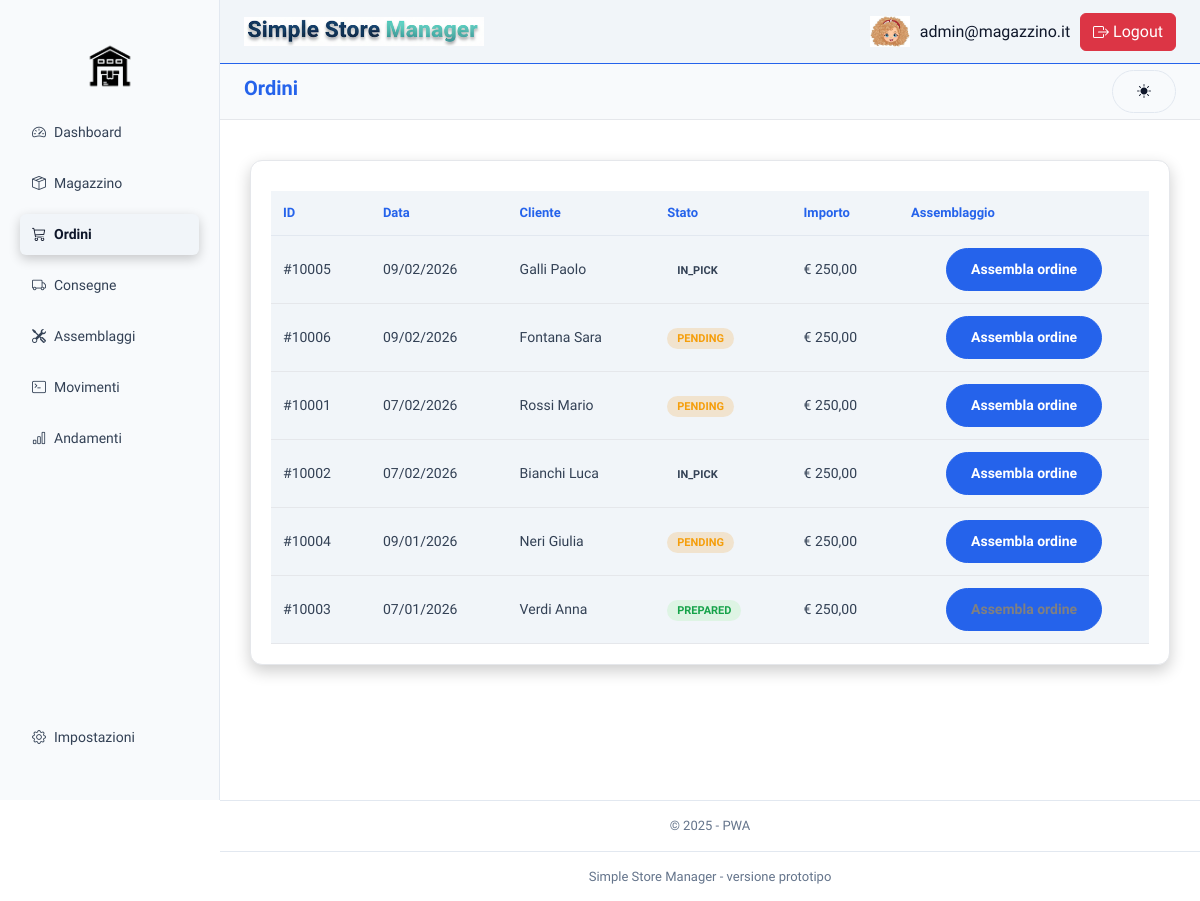
/index.php?page=ordini (signed in), run on an earlier commit of the app's database.
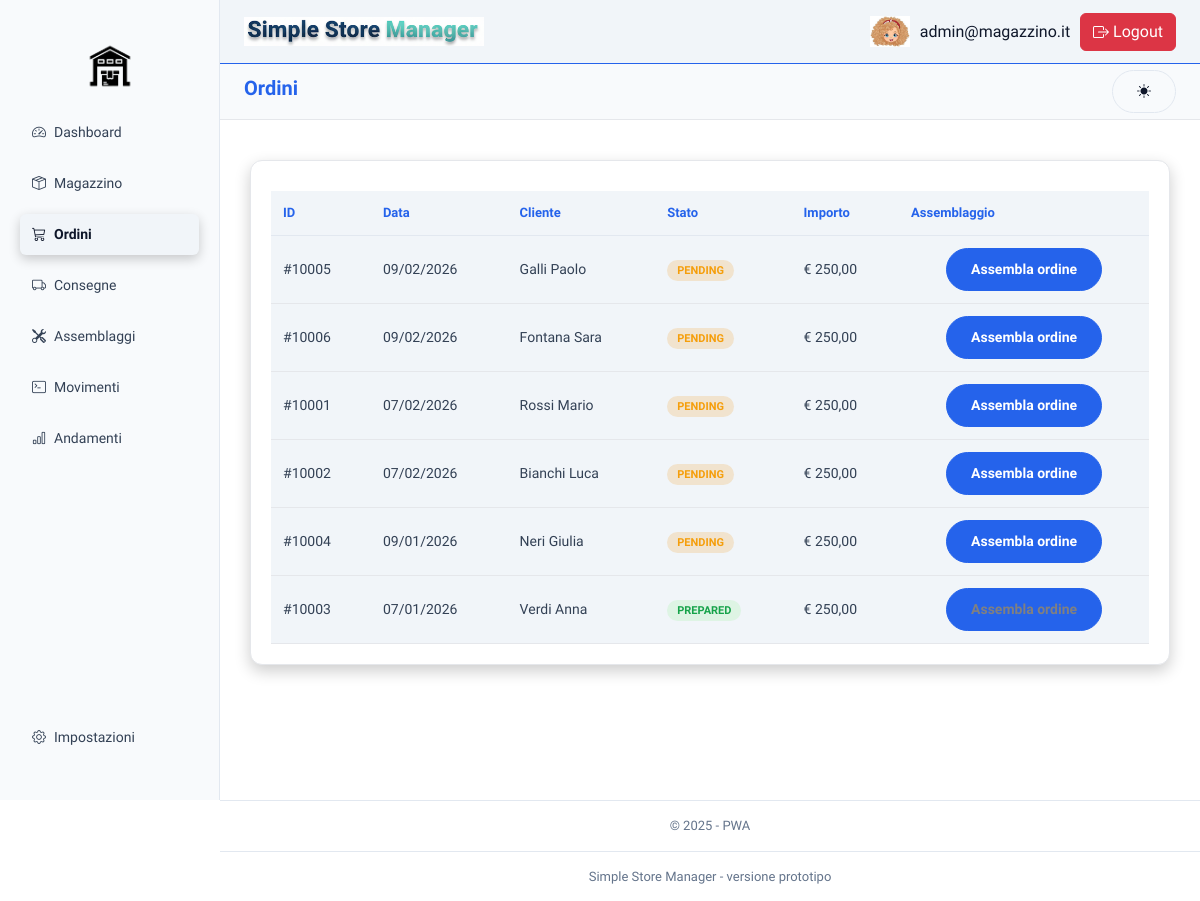
And on a later commit of the database.
### tables this page shows
CREATE TABLE `ordini` (
  `id` int(5) NOT NULL,
  `id_shopify` int(5) NOT NULL,
  `data_creazione` datetime NOT NULL DEFAULT current_timestamp(),
  `stato` enum('PENDING','OUT_OF_STOCK','PREPARED') NOT NULL DEFAULT 'PENDING',
  `id_cliente` int(5) NOT NULL
);

CREATE TABLE `cliente` (
  `codice` int(5) NOT NULL,
  `nome` varchar(20) NOT NULL,
  `cognome` varchar(20) NOT NULL,
  `email` varchar(40) NOT NULL,
  `numero` varchar(15) DEFAULT NULL
);

### backend/query/ordini.php (called while the page is built, shortened)
<?php
function getAllOrdini(){
    $pdo=connect();
    $sql = "SELECT o.id,o.id_shopify, DATE_FORMAT(o.data_creazione, '%d/%m/%Y') AS data_creazione,o.stato, c.nome, c.cognome
    FROM ordini o
    JOIN cliente c ON o.id_cliente = c.codice
    ORDER BY o.data_creazione DESC;";
    $stmt = $pdo->query($sql);
    return $stmt->fetchAll(PDO::FETCH_ASSOC);
}
?>

### frontend/ordini/ordini.php (the view, shortened to what this page needs)
<?php
require_once 'backend/query/ordini.php';
foreach (getAllOrdini() as $ordine) {
    if(checkDisponibilitaComponenti($ordine['id']) && $ordine['stato'] != 'PREPARED'){
      setStatoOrdine($ordine['id'], 'PENDING');
    }elseif($ordine['stato'] != 'PREPARED'){
      setStatoOrdine($ordine['id'], 'OUT_OF_STOCK');
    }
}
$ordini = getAllOrdini();
?>
<!DOCTYPE html>
<html lang="it">
<body>
  <div class="main">
    <div class="card full">
      <table class="orders-table">
        <thead>
          <tr>
            <th>ID</th>
            <th>Data</th>
            <th>Cliente</th>
            <th>Stato</th>
            <th>Importo</th>
            <th>Assemblaggio</th>
          </tr>
        </thead>
        <tbody>
          <?php foreach ($ordini as $ordine): ?>
            <tr class="assembly_component">
              <td>#<?= $ordine['id_shopify']; ?></td>
              <td><?= $ordine['data_creazione']; ?></td>
              <td><?= $ordine['cognome']; ?> <?= $ordine['nome']; ?></td>
              <td><span class="status <?= strtolower($ordine['stato']); ?>"><?= $ordine['stato']; ?></span></td>
              <td>€ 250,00</td>
              <td class="order-action text-center">
                <button class="btn-primary">
                  <a <?= $ordine['stato'] != 'PREPARED' ? 'href="index.php?page=assemblaggiOrdine&id_ordine=' . $ordine['id'] . '" style="color: white; text-decoration: none;"' : 'style="color: gray; text-decoration: none; cursor: default;" disabled' ?>>Assembla ordine</a>
                </button>
              </td>
            </tr>
          <?php endforeach; ?>
        </tbody>
      </table>
    </div>
  </div>
  <div class="footer">© 2025 - PWA</div>
</body>
</html>

### index.php (shortened to what this page needs)
<?php
$page = $_GET['page'] ?? 'dashboard';
$page_file = __DIR__ . "/frontend/" . $page . '/' . $page . '.php';
?>
<!DOCTYPE html>
<html lang="it">
    <?php
    include './frontend/head.php';
    if (file_exists($page_file) && $page!=='login') {
        echo "<body>";
        include './frontend/sidebar/sidebar.php';
        include './frontend/topbar/topbar.php';
        include($page_file);
        include './frontend/footer/footer.php';
        echo "</body>";
    } elseif ($page === 'login') {
        include($page_file);
    }else{
        include __DIR__. "/frontend/errori/404.php";
    }
    ?>
</html>

### frontend/head.php (shortened to what this page needs)
<head>
    <link href="https://cdn.jsdelivr.net/npm/bootstrap@5.3.2/dist/css/bootstrap.min.css" rel="stylesheet">
    <link rel="stylesheet" href="https://cdn.jsdelivr.net/npm/bootstrap-icons@1.11.3/font/bootstrap-icons.css">
    <link rel="stylesheet" href="frontend/stile/layout.css?V=1">
</head>

### frontend/sidebar/sidebar.php
<?php
$menu = [
    'Dashboard'   => 'speedometer2',
    'Magazzino'   => 'box-seam',
    'Ordini'      => 'cart3',
    'Consegne'    => 'truck',
    'Assemblaggi' => 'tools',
    'Movimenti'   => 'terminal',
    'Andamenti'   => 'bar-chart'
];
$bottomMenu = [
    'Impostazioni'=> 'gear'
];
?>
<aside class="sidebar d-flex flex-column justify-content-between">
    <div>
        <img src="frontend/img/logo-removebg-preview.png" id="sidebar-logo">
        <ul class="nav nav-pills flex-column gap-1">
            <?php foreach ($menu as $pagina => $icona): ?>
                <?php $pageSlug = lcfirst($pagina); ?>
                <li class="nav-item">
                    <a href="?page=<?= $pageSlug ?>"
                       class="nav-link d-flex align-items-center gap-2 <?= ($page === $pageSlug) ? 'active' : '' ?>">
                        <i class="bi bi-<?= $icona ?>"></i>
                        <?= $pagina ?>
                    </a>
                </li>
            <?php endforeach; ?>
        </ul>
    </div>
        <ul class="nav nav-pills flex-column gap-1 mb-3">
            <?php foreach ($bottomMenu as $pagina => $icona): ?>
                <?php $pageSlug = lcfirst($pagina); ?>
                <li class="nav-item">
                    <a href="?page=<?= $pageSlug ?>"
                    class="nav-link d-flex align-items-center gap-2 <?= ($page === $pageSlug) ? 'active' : '' ?>">
                        <i class="bi bi-<?= $icona ?>"></i>
                        <?= $pagina ?>
                    </a>
                </li>
            <?php endforeach; ?>
        </ul>
</aside>

### frontend/topbar/topbar.php (shortened to what this page needs)
<header class="header-wrapper">
    <div class="topbar">
        <div class="topbar-left">
            <img src="frontend/img/scritta.png" class="topbar-logo">
        </div>
        <div class="topbar-right">
            <div class="user-menu">
                <img src="frontend/img/avatar.jpeg " class="avatar-logo">
                <span class="username"><?= $_SESSION['user'] ?? 'Utente' ?></span>
                <a href="backend/controller/logout.php">
                    <button type="button" class="btn btn-danger">
                        Logout
                    </button>
                </a>
            </div>
        </div>
    </div>
    <div class="page-heading-wrapper">
        <h1 class="page-title"><?= ucfirst($page) ?></h1>
        <button onclick="toggleTheme()" class="btn btn-secondary" id="theme-toggle">
            <i id="theme-icon" class="bi bi-sun-fill"></i>
        </button>
    </div>
</header>

### frontend/footer/footer.php
<footer class="footer">
    Simple Store Manager - versione prototipo
</footer>

### frontend/stile/layout.css (style rules this page uses)
* { box-sizing: border-box; margin: 0; padding: 0; }
body { font-family: "Sora", sans-serif; background-color: var(--background-color); color: var(--text-light); line-height: 1.5; -webkit-font-smoothing: antialiased; }
.sidebar { position: fixed; top: 0; left: 0; width: 220px; height: 100vh; background-color: var(--background-alt); border-right: 1px solid var(--border-color); color: var(--text-light); padding: 20px; display: flex; flex-direction: column; justify-content: space-between; z-index: 101; }
.sidebar .nav { list-style: none; }
.sidebar .nav-link { display: block; padding: 10px 12px; margin-bottom: 6px; color: var(--text-grey); text-decoration: none; border-radius: 6px; font-size: 14px; transition: all 0.3s ease; }
.sidebar .nav-link:hover, .sidebar .nav-link.active { background-color: var(--primary-color); color: var(--text-light); font-weight: 600; box-shadow: 0 4px 12px rgba(0,0,0,0.2); }
#sidebar-logo { width: 60px; height: auto; margin: 1rem auto; display: block; }
.topbar { position: fixed; top: 0; left: 220px; right: 0; height: 64px; display: flex; align-items: center; justify-content: space-between; padding: 0 24px; background: var(--primary-color); border-bottom: 1px solid var(--highlight-color); z-index: 100; color: var(--text-light); }
.topbar-logo { width: 240px; height: auto; }
.topbar-right { display: flex; align-items: center; gap: 20px; }
.user-menu { display: flex; align-items: center; gap: 10px; }
.avatar-logo { width: 40px; height: auto; }
.page-heading-wrapper { position: fixed; top: 64px; left: 220px; right: 0; height: 56px; display: flex; align-items: center; justify-content: space-between; gap: 15px; padding: 0 24px; background: var(--background-alt); border-bottom: 1px solid var(--background-hover); z-index: 99; }
.page-title { font-size: 20px; font-weight: 600; color: var(--highlight-color); }
.main { margin-left: 220px; padding: 140px 30px 30px; min-height: 100vh; }
.card { background: var(--background-section); padding: 20px; border-radius: 12px; border: 1px solid var(--background-hover); box-shadow: 0 6px 16px rgba(0, 0, 0, 0.2); display: flex; flex-direction: column; color: var(--text-light); }
.card.full { width: 100%; margin: 20px 0; }
.orders-table, .assembly-table { width: 100%; border-collapse: collapse; margin-top: 10px; }
.orders-table th, .assembly-table th { text-align: left; font-size: 13px; color: var(--highlight-color); padding: 12px; background-color: var(--background-thead); font-weight: 600; border-bottom: 1px solid var(--border-color); }
.orders-table td, .assembly-table td { padding: 12px; border-bottom: 1px solid var(--background-hover); font-size: 14px; color: var(--text-grey); }
.status { padding: 4px 10px; border-radius: 20px; font-size: 11px; font-weight: bold; text-transform: uppercase; }
.status.pending { background: rgba(241, 155, 35, 0.2); color: var(--secondary-color); }
.status.prepared { background: rgba(144, 238, 144, 0.2); color: var(--success-color); }
.btn-primary { display: inline-flex; align-items: center; justify-content: center; padding: 10px 24px; font-size: 14px; font-weight: 600; color: var(--background-color); background-color: var(--highlight-color); border: 1px solid var(--highlight-color); border-radius: 999px; cursor: pointer; transition: all 0.2s ease; }
.btn-secondary { display: inline-flex; align-items: center; justify-content: center; padding: 10px 24px; font-size: 14px; font-weight: 600; color: var(--text-light); background-color: transparent; border: 1px solid var(--border-color); border-radius: 999px; cursor: pointer; transition: all 0.2s ease; }
.assembly_component { background: var(--background-thead); cursor: pointer; font-weight: 500; color: var(--text-light); border-bottom: 1px solid var(--background-color); }
.footer { margin-left: 220px; text-align: center; padding: 15px; font-size: 13px; color: var(--text-muted); background-color: var(--background-color); border-top: 1px solid var(--border-color); }

What changed in the data, as far as the page shows it:
changed ordini "Galli": stato "IN_PICK" → "PENDING"
changed ordini "Bianchi": stato "IN_PICK" → "PENDING"
